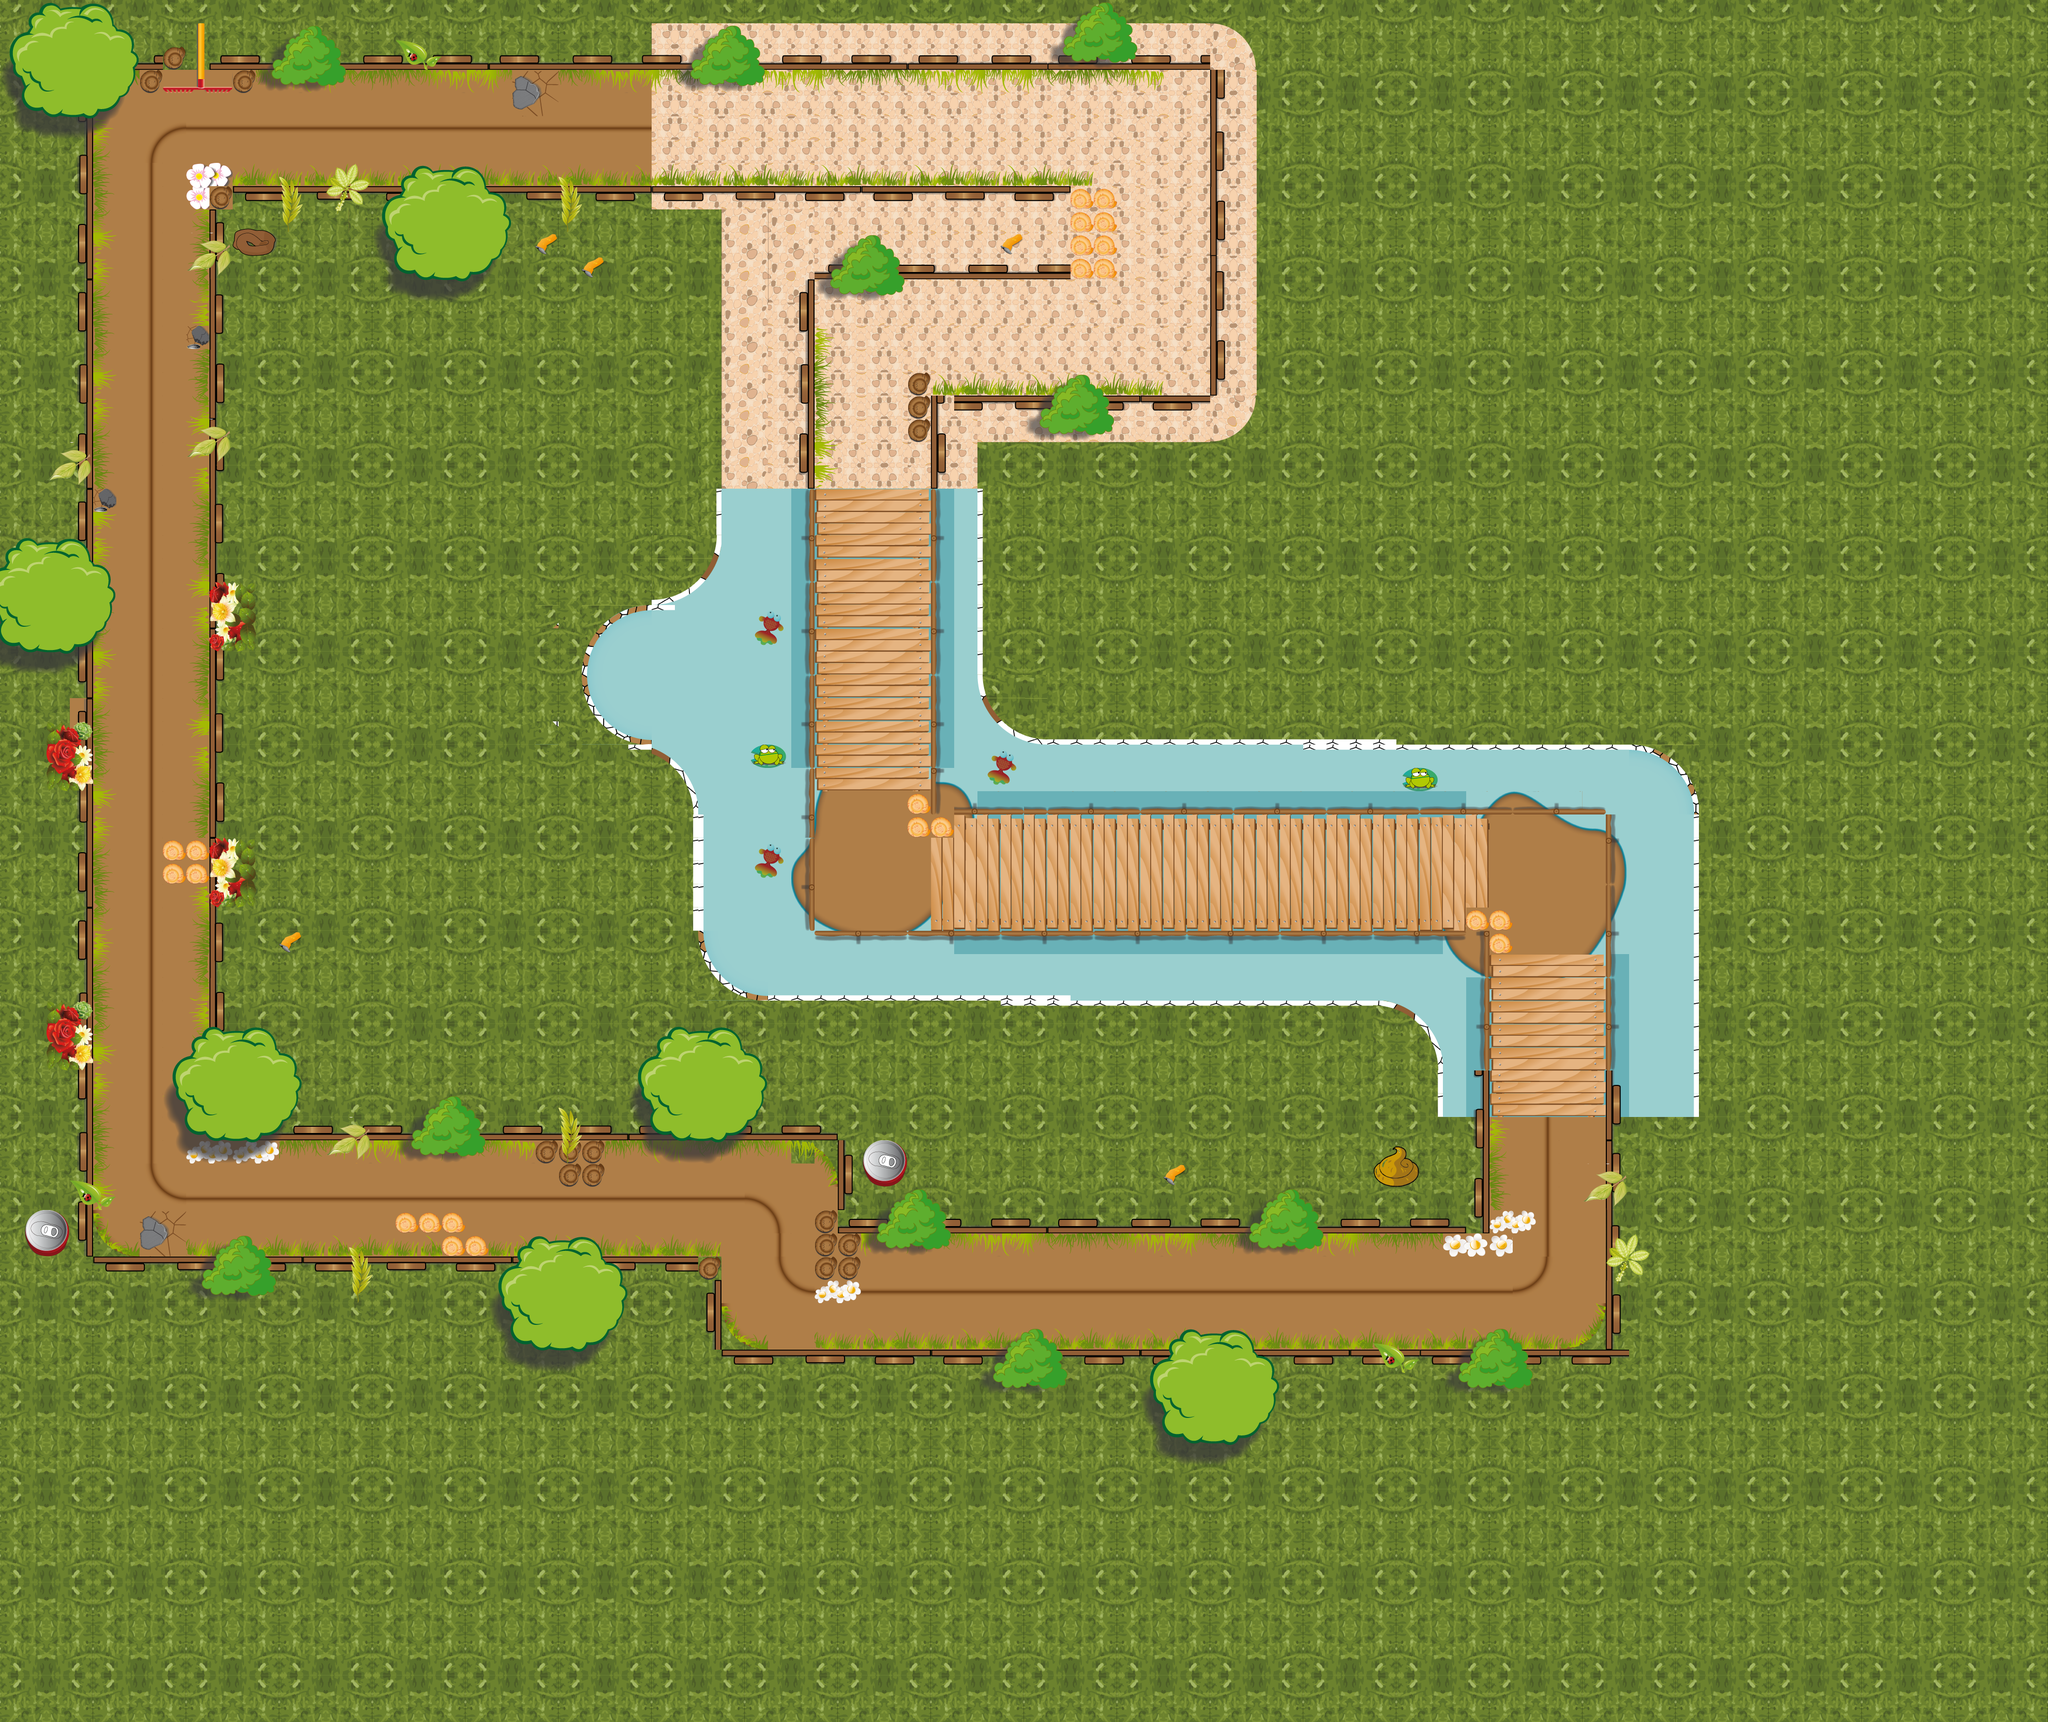

This game map was drawn from its Tiled (.tmx) file and the tilesets committed beside it. A one-line description and the trimmed map source follow:
An orthogonal 88x74 tile map with 45x45 px tiles, 4 tile layers (Capa 1, Capa 2, Capa 3, Capa 4) and 125 objects (62x Vertical, 41x Horizontal, 12x Item_box, 8x check, GoalH, ...).

<map version="1.0" orientation="orthogonal" width="88" height="74" tilewidth="45" tileheight="45">
 <properties>
  <property name="ancho_meta" value="5" />
  <property name="ancho_pista" value="5" />
  <property name="collision_map" value="collisionmapgarden.png" />
  <property name="grado_coche" value="270" />
  <property name="tileset_alto" value="35" />
  <property name="tileset_ancho" value="21" />
  <property name="music" value="le bouquet d'Eglantine - Bob Wizman.ogg" />
 </properties>
 <tileset firstgid="1" name="tilesetgarden" tilewidth="45" tileheight="45">
  <image source="tilesetgarden.png" width="945" height="1575" />
 </tileset>
 <layer name="Capa 1" width="88" height="74">
  <data>[6512 cells, 6512 non-empty, 112 distinct tile ids]</data>
 </layer>
 <layer name="Capa 2" width="88" height="74">
  <data>[6512 cells, 1253 non-empty, 216 distinct tile ids]</data>
 </layer>
 <layer name="Capa 3" width="88" height="74">
  <data>[6512 cells, 454 non-empty, 84 distinct tile ids]</data>
 </layer>
 <layer name="Capa 4" width="88" height="74">
  <data>[6512 cells, 0 non-empty, 0 distinct tile ids]</data>
 </layer>
 <objectgroup name="checkpoints" width="88" height="74" opacity="0.2">
  <object name="1" type="Horizontal" x="180" y="1035" width="45" height="45" />
  <object name="0" type="GoalH" x="180" y="1080" width="45" height="45" />
  <object name="2" type="Horizontal" x="180" y="945" width="45" height="45" />
  <object name="3" type="Horizontal" x="180" y="855" width="45" height="45" />
  <object name="4" type="Horizontal" x="180" y="765" width="45" height="45" />
  <object name="5" type="Horizontal" x="180" y="675" width="45" height="45" />
  <object name="6" type="Horizontal" x="180" y="585" width="45" height="45" />
  <object name="7" type="Horizontal" x="180" y="495" width="45" height="45" />
  <object name="8" type="Horizontal" x="180" y="405" width="45" height="45" />
  <object name="9" type="Horizontal" x="180" y="315" width="45" height="45" />
  <object name="10" type="Vertical" x="405" y="135" width="45" height="45" />
  <object name="11" type="Vertical" x="495" y="135" width="45" height="45" />
  <object name="12" type="Vertical" x="585" y="135" width="45" height="45" />
  <object name="13" type="Vertical" x="675" y="135" width="45" height="45" />
  <object name="14" type="Vertical" x="765" y="135" width="45" height="45" />
  <object name="15" type="Vertical" x="855" y="135" width="45" height="45" />
  <object name="16" type="Vertical" x="945" y="135" width="45" height="45" />
  <object name="17" type="Vertical" x="1035" y="135" width="45" height="45" />
  <object name="18" type="Vertical" x="1125" y="135" width="45" height="45" />
  <object name="19" type="Vertical" x="1215" y="135" width="45" height="45" />
  <object name="20" type="Vertical" x="1305" y="135" width="45" height="45" />
  <object name="21" type="Vertical" x="1395" y="135" width="45" height="45" />
  <object name="22" type="Vertical" x="1485" y="135" width="45" height="45" />
  <object name="23" type="Vertical" x="1575" y="135" width="45" height="45" />
  <object name="24" type="Vertical" x="1665" y="135" width="45" height="45" />
  <object name="25" type="Vertical" x="1755" y="135" width="45" height="45" />
  <object name="26" type="Vertical" x="1845" y="135" width="45" height="45" />
  <object name="27" type="Vertical" x="1935" y="135" width="45" height="45" />
  <object name="28" type="Vertical" x="2025" y="135" width="45" height="45" />
  <object name="29" type="Vertical" x="2115" y="135" width="45" height="45" />
  <object name="30" type="Horizontal" x="2115" y="360" width="45" height="45" />
  <object name="31" type="Horizontal" x="2115" y="450" width="45" height="45" />
  <object name="32" type="Vertical" x="2115" y="540" width="45" height="45" />
  <object name="33" type="Vertical" x="2025" y="540" width="45" height="45" />
  <object name="34" type="Vertical" x="1935" y="540" width="45" height="45" />
  <object name="35" type="Vertical" x="1845" y="540" width="45" height="45" />
  <object name="36" type="Horizontal" x="1575" y="765" width="45" height="45" />
  <object name="37" type="Horizontal" x="1575" y="855" width="45" height="45" />
  <object name="38" type="Horizontal" x="1575" y="945" width="45" height="45" />
  <object name="39" type="Horizontal" x="1575" y="1035" width="45" height="45" />
  <object name="40" type="Horizontal" x="1575" y="1125" width="45" height="45" />
  <object name="41" type="Horizontal" x="1575" y="1215" width="45" height="45" />
  <object name="42" type="Horizontal" x="1575" y="1305" width="45" height="45" />
  <object name="43" type="Horizontal" x="1575" y="1395" width="45" height="45" />
  <object name="44" type="Horizontal" x="1575" y="1485" width="45" height="45" />
  <object name="45" type="Horizontal" x="1575" y="1575" width="45" height="45" />
  <object name="46" type="Vertical" x="1800" y="1575" width="45" height="45" />
  <object name="50" type="Vertical" x="2160" y="1575" width="45" height="45" />
  <object name="51" type="Vertical" x="2250" y="1575" width="45" height="45" />
  <object name="53" type="Vertical" x="2430" y="1575" width="45" height="45" />
  <object name="48" type="Vertical" x="1980" y="1575" width="45" height="45" />
  <object name="54" type="Vertical" x="2520" y="1575" width="45" height="45" />
  <object name="56" type="Vertical" x="2700" y="1575" width="45" height="45" />
  <object name="52" type="Vertical" x="2340" y="1575" width="45" height="45" />
  <object name="55" type="Vertical" x="2610" y="1575" width="45" height="45" />
  <object name="49" type="Vertical" x="2070" y="1575" width="45" height="45" />
  <object name="47" type="Vertical" x="1890" y="1575" width="45" height="45" />
  <object name="57" type="Vertical" x="2790" y="1575" width="45" height="45" />
  <object name="58" type="Vertical" x="2880" y="1575" width="45" height="45" />
  <object name="102" type="Horizontal" x="180" y="1260" width="45" height="45" />
  <object name="96" type="Horizontal" x="180" y="1800" width="45" height="45" />
  <object name="97" type="Horizontal" x="180" y="1710" width="45" height="45" />
  <object name="103" type="Horizontal" x="180" y="1170" width="45" height="45" />
  <object name="95" type="Horizontal" x="180" y="1890" width="45" height="45" />
  <object name="99" type="Horizontal" x="180" y="1530" width="45" height="45" />
  <object name="101" type="Horizontal" x="180" y="1350" width="45" height="45" />
  <object name="98" type="Horizontal" x="180" y="1620" width="45" height="45" />
  <object name="100" type="Horizontal" x="180" y="1440" width="45" height="45" />
  <object name="59" type="Horizontal" x="2880" y="1800" width="45" height="45" />
  <object name="61" type="Horizontal" x="2880" y="1980" width="45" height="45" />
  <object name="60" type="Horizontal" x="2880" y="1890" width="45" height="45" />
  <object name="63" type="Horizontal" x="2880" y="2160" width="45" height="45" />
  <object name="64" type="Horizontal" x="2880" y="2250" width="45" height="45" />
  <object name="62" type="Horizontal" x="2880" y="2070" width="45" height="45" />
  <object name="65" type="Horizontal" x="2880" y="2340" width="45" height="45" />
  <object name="67" type="Vertical" x="2700" y="2385" width="45" height="45" />
  <object name="70" type="Vertical" x="2430" y="2385" width="45" height="45" />
  <object name="66" type="Vertical" x="2790" y="2385" width="45" height="45" />
  <object name="75" type="Vertical" x="1980" y="2385" width="45" height="45" />
  <object name="74" type="Vertical" x="2070" y="2385" width="45" height="45" />
  <object name="78" type="Vertical" x="1710" y="2385" width="45" height="45" />
  <object name="76" type="Vertical" x="1890" y="2385" width="45" height="45" />
  </objectgroup>
 <objectgroup name="objetos" width="88" height="74">
  <!-- 21 objects omitted --></objectgroup>
</map>
<!-- 43 of 125 objects omitted -->
